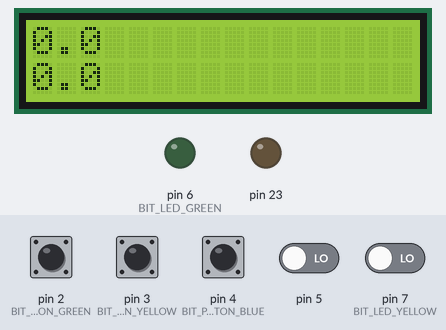
A sketch run on a simulated Arduino Uno, built with avr-gcc and run on an emulated ATmega328P. Parts: 16×2 character LCD, output pins drawn as LEDs (lit = HIGH). Inputs (shaded band) come from the test bench; at power-on: pin 2 (BIT_PUSHBUTTON_GREEN), pin 3 (BIT_PUSHBUTTON_YELLOW), pin 4 (BIT_PUSHBUTTON_BLUE) HIGH, pin 5, pin 7 (BIT_LED_YELLOW) LOW.

Above: at 1.2 s.
1.3 s: pin 2 (BIT_PUSHBUTTON_GREEN) pulled LOW for 0.15 s
At 2.2 s:
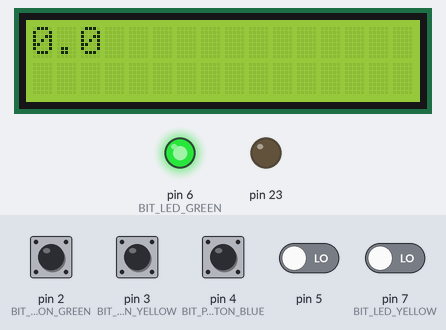
2.9 s: pin 3 (BIT_PUSHBUTTON_YELLOW) pulled LOW for 0.15 s
At 3.05 s:
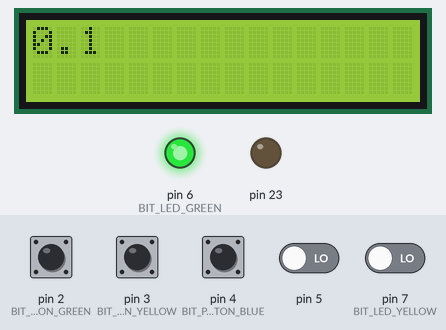
3.6 s: pin 2 (BIT_PUSHBUTTON_GREEN) pulled LOW for 1 s
At 3.76 s:
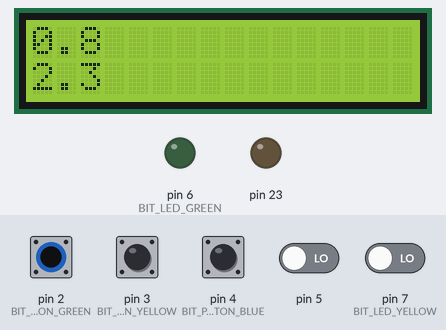
5.2 s: pin 4 (BIT_PUSHBUTTON_BLUE) pulled LOW for 0.15 s
At 5.86 s:
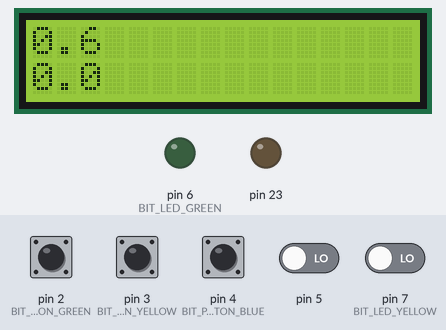
5.9 s: pin 4 (BIT_PUSHBUTTON_BLUE) pulled LOW for 1 s
At 6.04 s:
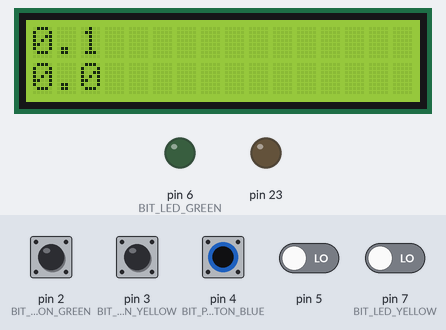
Timing chart, 0 to 8.5 s (numbered marks = the images above; inputs shaded):
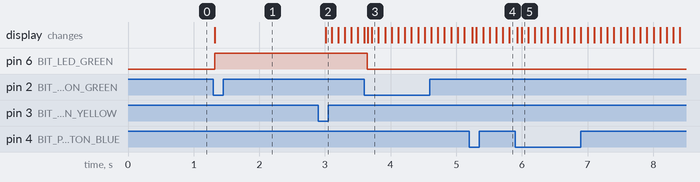

Measured:
- after the input at 1.3 s, pin 6 (BIT_LED_GREEN): LOW → HIGH at once; the display: changes at once (image 1)
- after the input at 2.9 s, the display: changes after 0.11 s (image 2)
- after the input at 3.6 s, pin 6 (BIT_LED_GREEN): HIGH → LOW after 0.05 s

The sketch:

TwoTimersWithLibrary.ino
```cpp
// include the library code:
#include <LiquidCrystal.h>

// initialize the library with the numbers of the interface pins
LiquidCrystal lcd(13, 12, 11, 10, 9, 8);

// Output PORTs and BITs
//#define REG_PORT_LED_RED PORTB
//#define BIT_LED_RED 2
#define REG_PORT_LED_YELLOW PORTD
#define BIT_LED_YELLOW 7
#define REG_PORT_LED_GREEN PORTD
#define BIT_LED_GREEN 6
//#define REG_PORT_LED_BLUE PORTD
//#define BIT_LED_BLUE 5

// Input PORTs and PIN reg and BITs
//#define REG_PORT_PUSHBUTTON_RED PORTD
//#define REG_PIN_PUSHBUTTON_RED PIND
//#define BIT_PUSHBUTTON_RED 3
#define REG_PORT_PUSHBUTTON_YELLOW PORTD
#define REG_PIN_PUSHBUTTON_YELLOW PIND
#define BIT_PUSHBUTTON_YELLOW 3
#define REG_PORT_PUSHBUTTON_GREEN PORTD
#define REG_PIN_PUSHBUTTON_GREEN PIND
#define BIT_PUSHBUTTON_GREEN 2
#define REG_PORT_PUSHBUTTON_BLUE PORTD
#define REG_PIN_PUSHBUTTON_BLUE PIND
#define BIT_PUSHBUTTON_BLUE 4

//#define POTENTIOMETER_PIN A0

#define ON HIGH
#define OFF LOW

#define PRESSED LOW
#define NOTPRESSED HIGH

volatile uint8_t mainEventFlags = 0;
//#define FLAG_RED_PUSHBUTTON 0x01
#define FLAG_YELLOW_PUSHBUTTON 0X02
#define FLAG_GREEN_PUSHBUTTON 0X04
#define FLAG_BLUE_PUSHBUTTON 0x08

volatile uint8_t portdhistory = 0xFF;

//uint8_t yellowCount = 0;
//uint8_t greenCount = 0;
//uint16_t time = 0;
//uint16_t newTime = 0;

//String bottomRow;
//String timeNum;
//String yellowNum;
//String greenNum;

//boolean updateLCD = false;      // triggered whenever something changes on display to refresh and updateLCD

unsigned long yellowTimer = 0;
boolean isYellowRunning = false;

unsigned long greenTimer = 0;
boolean isGreenRunning = false;


unsigned long elapsedTime = 0;
unsigned long currentTime = 0;
unsigned long priorTime = 0;

void setup() {
  Serial.begin(9600);

  //////////////// initialize display  ///////////
  // set up the LCD's number of columns and rows:
  lcd.begin(16, 2);
  refresh();
  // Print a message to the LCD.
  //lcd.print("Carson Stone");

  // set the cursor to column 0, line 1
  // (note: line 1 is the second row, since counting begins with 0):
  //lcd.setCursor(0, 1);
  //lcd.print yellowTimer
  // form string to put on LCD display
  //yellowNum = String(yellowCount, DEC);
  //greenNum = String(greenCount, DEC);
  //timeNum = String(time, DEC);

  //bottomRow = String("Y=" + yellowNum + " G=" + greenNum + " T=" + time);
  //lcd.print(bottomRow);

  /////////////////// setup I/O ///////////////////
  //DDRB |= _BV(BIT_LED_RED);     //pinMode(PIN_LED_RED, OUTPUT);  // output = 1 input = 0
  DDRB |= _BV(BIT_LED_YELLOW);  //pinMode(PIN_LED_YELLOW, OUTPUT);
  DDRD |= _BV(BIT_LED_GREEN);   //pinMode(PIN_LED_GREEN, OUTPUT);
  //DDRD |= _BV(BIT_LED_BLUE);    //pinMode(PIN_LED_BLUE, OUTPUT);
  // all other bits are left as input which is default

  // enable the pullup resistors
  //REG_PORT_PUSHBUTTON_RED |= _BV(BIT_PUSHBUTTON_RED);
  REG_PORT_PUSHBUTTON_YELLOW |= _BV(BIT_PUSHBUTTON_YELLOW);
  REG_PORT_PUSHBUTTON_GREEN |= _BV(BIT_PUSHBUTTON_GREEN);
  REG_PORT_PUSHBUTTON_BLUE |= _BV(BIT_PUSHBUTTON_BLUE);
  // pinMode(PIN_PUSHBUTTON_RED, INPUT_PULLUP);
  // pinMode(PIN_PUSHBUTTON_YELLOW, INPUT_PULLUP);
  // pinMode(PIN_PUSHBUTTON_GREEN, INPUT_PULLUP);
  // pinMode(PIN_PUSHBUTTON_BLUE, INPUT_PULLUP);

  /////////////////// setup interrupts //////////////////////
  //attachInterrupt(digitalPinToInterrupt(PIN_PUSHBUTTON_YELLOW), yellow_pushbutton_isr, FALLING);
  //attachInterrupt(digitalPinToInterrupt(PIN_PUSHBUTTON_RED), red_pushbutton_isr, FALLING);
  //EICRA = _BV(ISC11) | _BV(ISC01);  // set INT0 and INT1 to FALLING edge interrupts()
  //EIMSK = _BV(INT0) | _BV(INT1);    // TURNS ON BOTH INT0 AND INT1
  PCICR = _BV(PCIE2);                                   // Enable Pin Change Interrupts for PORT D pins
  PCMSK2 = _BV(PCINT19) | _BV(PCINT18) | _BV(PCINT20);  // Enables RD2 - RD4 as interrupts
  sei();                                                // Turn on interrupts globally // not required for us, since arduino does it
}

void loop() {

  currentTime = millis();
  elapsedTime = currentTime - priorTime;
  priorTime = currentTime;

  // check for yellow isr variable
  if (mainEventFlags & FLAG_YELLOW_PUSHBUTTON) {
    delay(16);
    mainEventFlags &= ~FLAG_YELLOW_PUSHBUTTON;
    if (bit_is_clear(REG_PIN_PUSHBUTTON_YELLOW, BIT_PUSHBUTTON_YELLOW)) {
      //DO THE ACTION!
      //REG_PORT_LED_YELLOW |= _BV(BIT_LED_YELLOW);
      //REG_PORT_LED_GREEN &= ~_BV(BIT_LED_GREEN);
      //Serial.println("Press yellow");
      //yellowCount++;

      isYellowRunning = !isYellowRunning;
      REG_PORT_LED_YELLOW ^= _BV(BIT_LED_YELLOW);


      //updateLCD = true;
    }
  }

  //check for GREEN isr variable
  if (mainEventFlags & FLAG_GREEN_PUSHBUTTON) {
    delay(16);
    mainEventFlags &= ~FLAG_GREEN_PUSHBUTTON;
    if (bit_is_clear(REG_PIN_PUSHBUTTON_GREEN, BIT_PUSHBUTTON_GREEN)) {
      //DO THE ACTION!
      //REG_PORT_LED_GREEN |= _BV(BIT_LED_GREEN);
      //REG_PORT_LED_YELLOW &= ~_BV(BIT_LED_YELLOW);
      //Serial.println("Press green");
      //greenCount++;
      //updateLCD = true;


      isGreenRunning = !isGreenRunning;
      REG_PORT_LED_GREEN ^= _BV(BIT_LED_GREEN);

      if(isGreenRunning){
       lcd.clear();
      }
    }
  }

  //check for BLUE isr variable
  if (mainEventFlags & FLAG_BLUE_PUSHBUTTON) {
    delay(16);
    mainEventFlags &= ~FLAG_BLUE_PUSHBUTTON;
    if (bit_is_clear(REG_PIN_PUSHBUTTON_BLUE, BIT_PUSHBUTTON_BLUE)) {
      //DO THE ACTION!
      REG_PORT_LED_GREEN &= ~_BV(BIT_LED_GREEN);
      REG_PORT_LED_YELLOW &= ~_BV(BIT_LED_YELLOW);
      //yellowCount = 0;
      //greenCount = 0;

      lcd.clear();

      yellowTimer = 0;
      greenTimer = 0;

      //updateLCD = true;
    }
  }
  if(isYellowRunning){
   yellowTimer += elapsedTime;
  }
  if(isGreenRunning){
   greenTimer += elapsedTime;
  }

  refresh();
  delay(32);

}

void refresh() {
  //lcd.clear();
  //lcd.print("Carson Stone");
  // set the cursor to column 0, line 1
  // (note: line 1 is the second row, since counting begins with 0):
  lcd.setCursor(0, 0);
  lcd.print(yellowTimer / 1000);
  lcd.print(".");
  lcd.print((yellowTimer/100)%10);

  if(!isGreenRunning){
  lcd.setCursor(0, 1);
  lcd.print(greenTimer / 1000);
  lcd.print(".");
  lcd.print((greenTimer/100)%10);
  }

  // form string to put on LCD display
  //yellowNum = String(yellowCount, DEC);
  //greenNum = String(greenCount, DEC);
  //timeNum = String(time, DEC);

  //bottomRow = String("Y=" + yellowNum + " G=" + greenNum + " T=" + time);
  //lcd.print(bottomRow);

  //updateLCD = false;
}

ISR(PCINT2_vect) {
  //ISR called means that RD0, RD1, RD2

  uint8_t changedbits = PIND ^ portdhistory;
  portdhistory = PIND;
  if (changedbits & _BV(BIT_PUSHBUTTON_YELLOW)) {
    if (bit_is_clear(REG_PIN_PUSHBUTTON_YELLOW, BIT_PUSHBUTTON_YELLOW)) {
      mainEventFlags |= FLAG_YELLOW_PUSHBUTTON;
    }
  }
  if (changedbits & _BV(BIT_PUSHBUTTON_GREEN)) {
    if (bit_is_clear(REG_PIN_PUSHBUTTON_GREEN, BIT_PUSHBUTTON_GREEN)) {
      mainEventFlags |= FLAG_GREEN_PUSHBUTTON;
    }
  }
  if (changedbits & _BV(BIT_PUSHBUTTON_BLUE)) {
    if (bit_is_clear(REG_PIN_PUSHBUTTON_BLUE, BIT_PUSHBUTTON_BLUE)) {
      mainEventFlags |= FLAG_BLUE_PUSHBUTTON;
    }
  }
}
```
